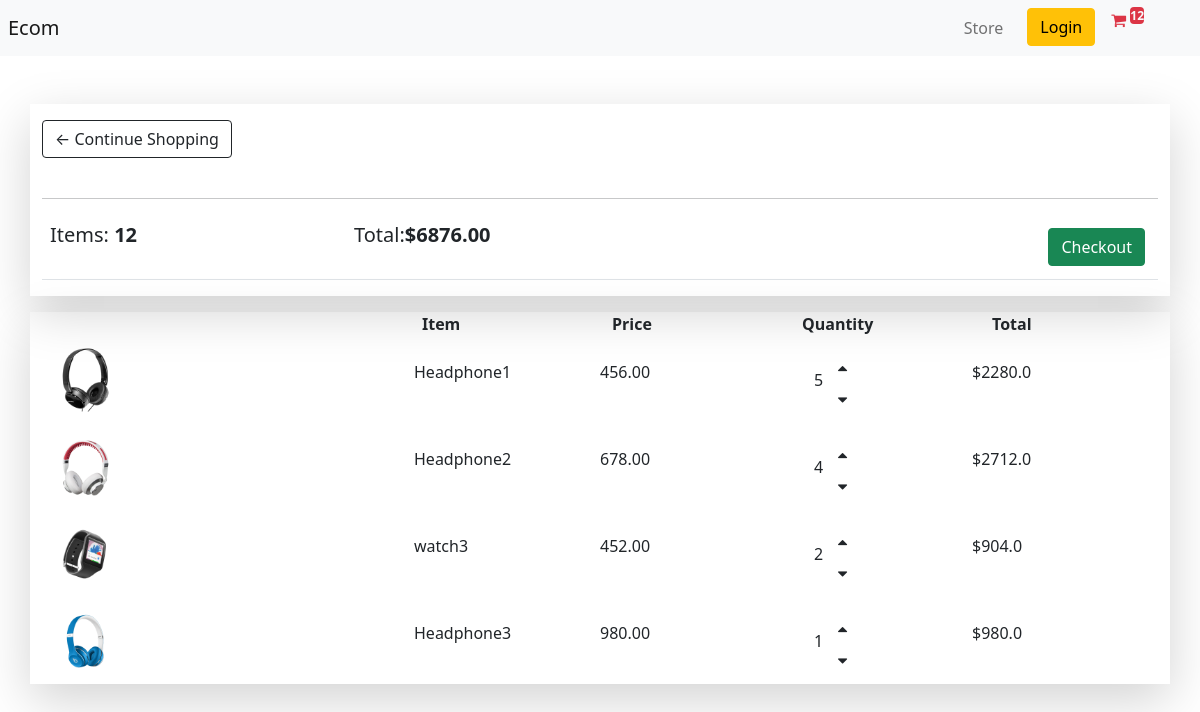
The app's page /cart/ (signed in), older data.
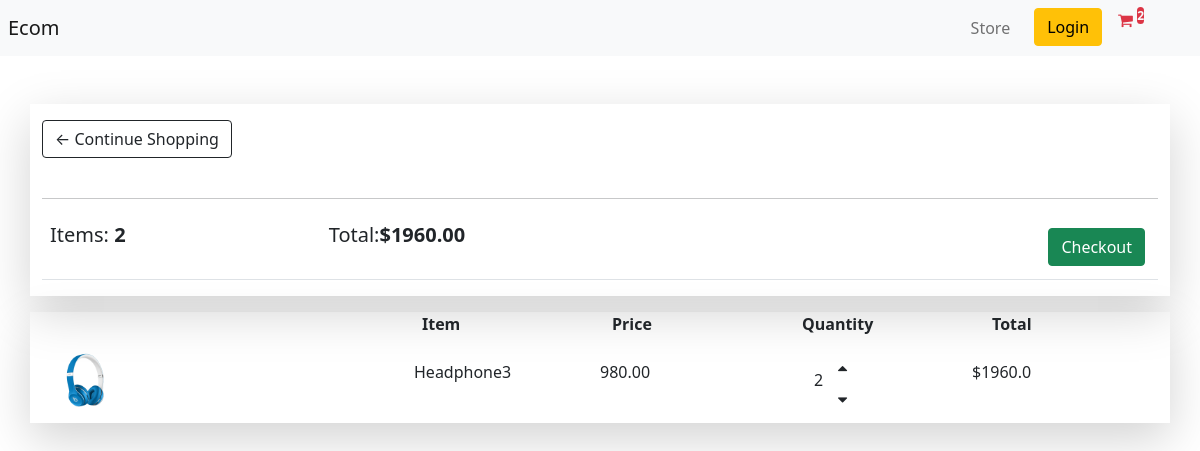
The same page, newer data.
### store/models.py (models this page shows, shortened)
class Order (models.Model):
    customer = models.ForeignKey(Customer, on_delete= models.SET_NULL, null=True, blank=True)
    complete = models.BooleanField(default=False)
    date_ordered = models.DateTimeField(auto_now_add=True)
    transaction_id = models.CharField(max_length=100, null=True)
    @property
    def get_cart_total(self):
        orderitems = self.orderitem_set.all()
        total = sum ([item.get_total for item in orderitems])
        return total
    @property
    def get_cart_items(self):
        orderitems = self.orderitem_set.all()
        total = sum ([item.quantity for item in orderitems])
        return total

class OrderItem(models.Model):
    product = models.ForeignKey(Product, on_delete=models.SET_NULL, null=True)
    order = models.ForeignKey(Order, on_delete = models.SET_NULL, null=True)
    quantity= models.IntegerField(default=0, null=True, blank=True)
    date_added = models.DateTimeField(auto_now_add=True)
    @property
    def get_total(self):
        total = self.product.price * self.quantity
        return total

class Product (models.Model):
    name = models.CharField(max_length=200)
    price = models.FloatField()
    digital = models.BooleanField(default=False, null=True, blank=True)
    image = models.ImageField(null=True, blank= True)
    @property
    def imageURL(self):
        try:
             url = self.image.url
        except:
            url = ''
        return url

### store/views.py (the view)
# urls.py: path('cart/', views.cart, name="cart"),
def cart(request):
	if request.user.is_authenticated:
		customer = Customer.objects.filter(id = request.user.id).first()
		order, created = Order.objects.get_or_create(customer=customer, complete= False)
		items = order.orderitem_set.all()
		cartItems = order.get_cart_items
	else:
		items = []
		order = {'get_cart_total':0, 'get_cart_items':0, 'shipping':False}
		cartItems = order['get_cart_items']
	context = {'items': items, 'order':order, 'cartItems':cartItems}
	return render(request, 'store/cart.html', context)

### store/templates/store/cart.html
{% extends 'store/main.html' %}
{% load static %}
{% block content %}
<div class="row mt-5">
    <div class="col-lg-12 shadow-lg">
        <a class="btn btn-outline-dark mt-3" href="{% url 'store' %}">&#x2190; Continue Shopping</a>
        <br>
        <br>
        <hr>
        <table class="table">
            <tr>
                <th>
                    <h5>Items: <strong>{{order.get_cart_items}}</strong></h5>
                </th>
                <th>
                    <h5>Total:<strong>${{order.get_cart_total|floatformat:2}}</strong></h5>
                </th>
                <th>
                    <a style="float:right; margin:5px;" class="btn btn-success" href="{% url 'checkout' %}">Checkout</a>
                </th>
            </tr>
        </table>
    </div>
</div>
<div class="row shadow-lg mt-3">
    <div class="col-lg-4"></div>
    <div class="col-lg-2"><strong>Item</strong></div>
    <div class="col-lg-2"><strong>Price</strong></div>
    <div class="col-lg-2"><strong>Quantity</strong></div>
    <div class="col-lg-2"><strong>Total</strong></div>
    {% for item in items %}
    <div class="row d-flex">
        <div class="col-lg-4"><img src="{{item.product.imageURL}}" class="img-fluid w-25"></div>
        <div class="col-lg-2 mt-4">
            <p>{{item.product.name}}</p>
        </div>
        <div class="col-lg-2 mt-4">
            <p>{{item.product.price|floatformat:2}}</p>
        </div>
        <div class="col-lg-2 mt-4">
            <div class="row ms-3">
                <div class="col-lg-1 mt-2">
                    <p>{{item.quantity}}</p>
                </div>
                <div class="col-lg-1  m-0">
                    <p class="m-0 pt-0 update-cart" data-product="{{item.product.id}}" data-action="add"><i class="fa fa-sort-asc" aria-hidden="true" ></i></p>
                    <p class="m-0 pt-0 update-cart" data-product="{{item.product.id}}" data-action="remove"><i class="fa fa-sort-desc " aria-hidden="true"></i></p>
                </div>
            </div>
        </div>
        <div class="col-lg-2 mt-4">
            <p>${{item.get_total}}</p>
        </div>
    </div>
    {% endfor %}
</div>
{% endblock content %}

Row changes from the older to the newer data that the page shows:
removed OrderItem: product.imageURL (picture), product.name "Headphone1", product.price "456.00", quantity "5", get_total "2280.0"
removed OrderItem: product.imageURL (picture), product.name "Headphone2", product.price "678.00", quantity "4", get_total "2712.0"
removed OrderItem: product.imageURL (picture), product.name "watch3", product.price "452.00", quantity "2", get_total "904.0"
changed through a linked row, Order: get_cart_items "12" → "2"; get_cart_total "6876.00" → "1960.00"
changed OrderItem "Headphone3": quantity "1" → "2"; get_total "980.0" → "1960.0"
Text that changed along with them:
{{ cartItems }}: "12" → "2"
